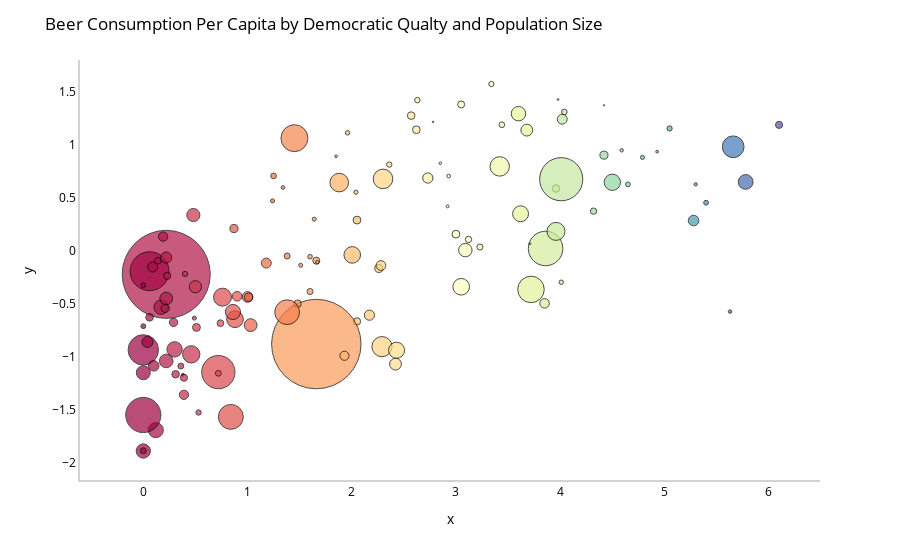

The notebook cell this image was saved under:
### Code cell
from itertools import *

# static

def fig_B_bubblechart(year):
    x = beer[2017]
    y = dem[2017]
    z = pop[2017] 

    colors = list(islice(cycle(iter(px.colors.diverging.Spectral)), len(beer)))
    
    return px.scatter(x=x, y=y, size=z, color=x, hover_name=x.index, color_continuous_scale="Spectral").update_traces({"marker": {"size": z*10, "line": {"width": 1, "color":"black"}}}).update_layout({
        "title": "Beer Consumption Per Capita by Democratic Qualty and Population Size",
        "xaxis": {"title": "Beer Consumption Per Capita"},
        "yaxis": {"title": "Democratic Quality"},
        "coloraxis_showscale": False,
        "xaxis": {"mirror": False, "showline": True, "linecolor": "lightgrey", "linewidth": 2},
        "yaxis": {"mirror": False, "showline": True, "linecolor": "lightgrey", "linewidth": 2},
        
    })
    # .update_layout(coloraxis_showscale=False)

# mirror=True,
# ticks='outside',
# showline=True,

layout_func(fig_B_bubblechart(2013))

### Figure 1 — Plotly figure (JSON) as saved in the notebook; plotly's stock layout.template omitted (floating-point values rounded to 4 significant figures; data arrays with more than 128 entries replaced by an {"elided": "..."} marker saying what was removed)
{"data": [{"hovertemplate": "<b>%{hovertext}</b><br><br>x=%{x}<br>y=%{y}<br>size=%{marker.size}<br>color=%{marker.color}<extra></extra>", "hovertext": {"elided": "140 str values"}, "legendgroup": "", "marker": {"color": {"elided": "140 float values"}, "coloraxis": "coloraxis", "line": {"color": "black", "width": 1}, "size": {"elided": "140 float values"}, "sizemode": "area", "sizeref": 3491000.0, "symbol": "circle"}, "mode": "markers", "name": "", "orientation": "v", "showlegend": false, "type": "scatter", "x": {"elided": "140 float values"}, "xaxis": "x", "y": {"elided": "140 float values"}, "yaxis": "y"}], "layout": {"autosize": true, "clickmode": "select", "coloraxis": {"colorbar": {"title": {"text": "color"}}, "colorscale": [[0, "rgb(158,1,66)"], [0.1, "rgb(213,62,79)"], [0.2, "rgb(244,109,67)"], [0.3, "rgb(253,174,97)"], [0.4, "rgb(254,224,139)"], [0.5, "rgb(255,255,191)"], [0.6, "rgb(230,245,152)"], [0.7, "rgb(171,221,164)"], [0.8, "rgb(102,194,165)"], [0.9, "rgb(50,136,189)"], [1, "rgb(94,79,162)"]], "showscale": false}, "font": {"color": "black"}, "legend": {"bgcolor": "white", "font": {"color": "black"}, "itemsizing": "constant", "title": {"font": {"color": "black"}}, "tracegroupgap": 0}, "margin": {"t": 60}, "paper_bgcolor": "white", "plot_bgcolor": "white", "title": {"text": "Beer Consumption Per Capita by Democratic Qualty and Population Size"}, "xaxis": {"anchor": "y", "autorange": true, "domain": [0, 1], "linecolor": "lightgrey", "linewidth": 2, "mirror": false, "range": [-0.4837, 6.475], "showline": true, "title": {"text": "x"}, "type": "linear"}, "yaxis": {"anchor": "x", "autorange": true, "domain": [0, 1], "linecolor": "lightgrey", "linewidth": 2, "mirror": false, "range": [-2.238, 1.834], "showline": true, "title": {"text": "y"}, "type": "linear"}}}
